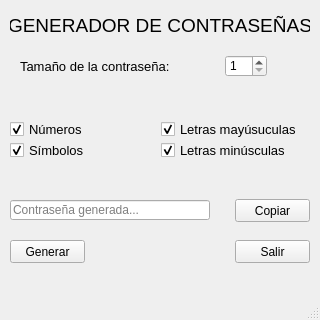
<?xml version="1.0" encoding="UTF-8"?>
<ui version="4.0">
 <class>MainWindow</class>
 <widget class="QMainWindow" name="MainWindow">
  <property name="geometry">
   <rect>
    <x>0</x>
    <y>0</y>
    <width>320</width>
    <height>320</height>
   </rect>
  </property>
  <property name="windowTitle">
   <string>Generador Contraseñas</string>
  </property>
  <property name="windowIcon">
   <iconset resource="img/icono.qrc">
    <normaloff>:/icono/icono.png</normaloff>:/icono/icono.png</iconset>
  </property>
  <widget class="QWidget" name="centralwidget">
   <widget class="QSpinBox" name="spinBox_password_size">
    <property name="geometry">
     <rect>
      <x>225</x>
      <y>55</y>
      <width>42</width>
      <height>22</height>
     </rect>
    </property>
    <property name="toolTip">
     <string>Tamaño de la contraseña</string>
    </property>
    <property name="minimum">
     <number>1</number>
    </property>
    <property name="maximum">
     <number>256</number>
    </property>
   </widget>
   <widget class="QWidget" name="verticalLayoutWidget">
    <property name="geometry">
     <rect>
      <x>10</x>
      <y>100</y>
      <width>301</width>
      <height>80</height>
     </rect>
    </property>
    <layout class="QVBoxLayout" name="verticalLayout">
     <item>
      <layout class="QHBoxLayout" name="horizontalLayout">
       <property name="spacing">
        <number>0</number>
       </property>
       <item>
        <layout class="QVBoxLayout" name="verticalLayout_3">
         <item>
          <widget class="QCheckBox" name="checkBox_numbers">
           <property name="font">
            <font>
             <pointsize>10</pointsize>
            </font>
           </property>
           <property name="text">
            <string>Números</string>
           </property>
           <property name="checked">
            <bool>true</bool>
           </property>
          </widget>
         </item>
         <item>
          <widget class="QCheckBox" name="checkBox_symbols">
           <property name="font">
            <font>
             <pointsize>10</pointsize>
            </font>
           </property>
           <property name="text">
            <string>Símbolos</string>
           </property>
           <property name="checked">
            <bool>true</bool>
           </property>
          </widget>
         </item>
        </layout>
       </item>
       <item>
        <layout class="QVBoxLayout" name="verticalLayout_2">
         <item>
          <widget class="QCheckBox" name="checkBox_uppercase_letters">
           <property name="font">
            <font>
             <pointsize>10</pointsize>
            </font>
           </property>
           <property name="text">
            <string>Letras mayúsuculas</string>
           </property>
           <property name="checked">
            <bool>true</bool>
           </property>
          </widget>
         </item>
         <item>
          <widget class="QCheckBox" name="checkBox_lowercase_letters">
           <property name="font">
            <font>
             <pointsize>10</pointsize>
            </font>
           </property>
           <property name="text">
            <string>Letras minúsculas</string>
           </property>
           <property name="checkable">
            <bool>true</bool>
           </property>
           <property name="checked">
            <bool>true</bool>
           </property>
          </widget>
         </item>
        </layout>
       </item>
      </layout>
     </item>
    </layout>
   </widget>
   <widget class="QLabel" name="labe_size">
    <property name="geometry">
     <rect>
      <x>20</x>
      <y>60</y>
      <width>150</width>
      <height>13</height>
     </rect>
    </property>
    <property name="font">
     <font>
      <pointsize>10</pointsize>
     </font>
    </property>
    <property name="text">
     <string>Tamaño de la contraseña:</string>
    </property>
   </widget>
   <widget class="QLabel" name="label_titulo">
    <property name="geometry">
     <rect>
      <x>10</x>
      <y>10</y>
      <width>300</width>
      <height>30</height>
     </rect>
    </property>
    <property name="font">
     <font>
      <pointsize>14</pointsize>
      <weight>50</weight>
      <bold>false</bold>
     </font>
    </property>
    <property name="text">
     <string>GENERADOR DE CONTRASEÑAS</string>
    </property>
    <property name="alignment">
     <set>Qt::AlignCenter</set>
    </property>
   </widget>
   <widget class="QPushButton" name="pushButton_generar">
    <property name="geometry">
     <rect>
      <x>10</x>
      <y>240</y>
      <width>75</width>
      <height>23</height>
     </rect>
    </property>
    <property name="toolTip">
     <string>Generar contraseña</string>
    </property>
    <property name="text">
     <string>Generar</string>
    </property>
    <property name="icon">
     <iconset resource="img/aceptar.qrc">
      <normaloff>:/aceptar/aceptar.png</normaloff>:/aceptar/aceptar.png</iconset>
    </property>
   </widget>
   <widget class="QPushButton" name="pushButton_salir">
    <property name="geometry">
     <rect>
      <x>235</x>
      <y>240</y>
      <width>75</width>
      <height>23</height>
     </rect>
    </property>
    <property name="toolTip">
     <string>Salir</string>
    </property>
    <property name="text">
     <string>Salir</string>
    </property>
    <property name="icon">
     <iconset resource="img/salir.qrc">
      <normaloff>:/salir/salir.png</normaloff>:/salir/salir.png</iconset>
    </property>
   </widget>
   <widget class="QPushButton" name="pushButton_copiar">
    <property name="geometry">
     <rect>
      <x>235</x>
      <y>199</y>
      <width>75</width>
      <height>23</height>
     </rect>
    </property>
    <property name="toolTip">
     <string>Copiar contraseña</string>
    </property>
    <property name="text">
     <string>Copiar</string>
    </property>
    <property name="icon">
     <iconset resource="img/copiar.qrc">
      <normaloff>:/copiar/copiar.png</normaloff>:/copiar/copiar.png</iconset>
    </property>
   </widget>
   <widget class="QLineEdit" name="lineEdit_password">
    <property name="geometry">
     <rect>
      <x>10</x>
      <y>200</y>
      <width>200</width>
      <height>20</height>
     </rect>
    </property>
    <property name="readOnly">
     <bool>true</bool>
    </property>
    <property name="placeholderText">
     <string>Contraseña generada...</string>
    </property>
   </widget>
   <widget class="QLabel" name="labelstatusbar">
    <property name="geometry">
     <rect>
      <x>110</x>
      <y>260</y>
      <width>47</width>
      <height>13</height>
     </rect>
    </property>
    <property name="text">
     <string/>
    </property>
   </widget>
  </widget>
  <widget class="QMenuBar" name="menubar">
   <property name="geometry">
    <rect>
     <x>0</x>
     <y>0</y>
     <width>320</width>
     <height>21</height>
    </rect>
   </property>
  </widget>
  <widget class="QStatusBar" name="statusbar">
   <property name="font">
    <font>
     <pointsize>8</pointsize>
    </font>
   </property>
  </widget>
 </widget>
 <resources>
  <include location="img/aceptar.qrc"/>
  <include location="img/icono.qrc"/>
  <include location="img/copiar.qrc"/>
  <include location="img/salir.qrc"/>
 </resources>
 <connections/>
</ui>
